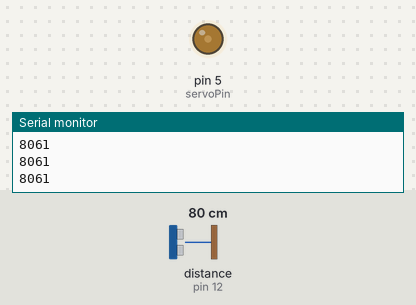
The sketch below on a simulated Arduino Uno, built with avr-gcc and run on an emulated ATmega328P. Shown: output pins drawn as LEDs (lit = HIGH), the last lines printed to the serial monitor. Inputs (shaded band) come from the test bench; at power-on: distance to the obstacle (sensor on pin 12) 80 cm. The echo pulse lasts 58.3 µs per cm.

Above: at 1.2 s.
1.3 s: distance to the obstacle (sensor on pin 12) set to 120 cm
At 2.0 s:
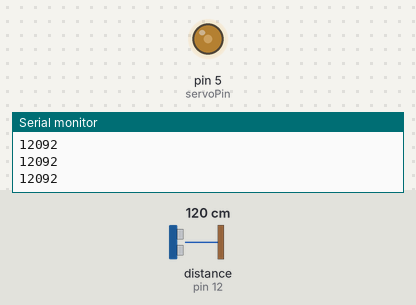
2.8 s: distance to the obstacle (sensor on pin 12) set to 250 cm
At 3.4 s:
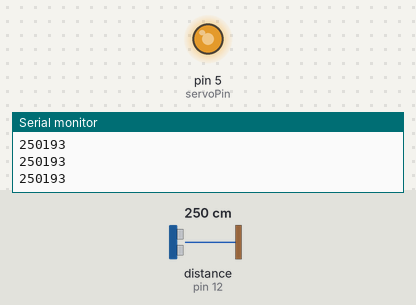
Timing chart, 0 to 5.8 s (numbered marks = the images above; inputs shaded):
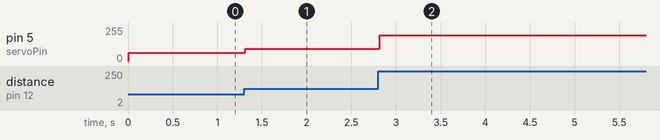

Measured:
- after the input at 1.3 s, pin 5 (servoPin): 61/255 → 92/255 at once
- after the input at 2.8 s, pin 5 (servoPin): 92/255 → 193/255 at once

The sketch:

opdracht15eDelano.ino
```cpp
/*Huiswerk Opdacht 15
Delano Koster 5035007

11-09-24
*/

#include <DistanceSensor.h>

const int servoPin = 5;
const int sonicTrig = 11;
const int sonicEcho = 12;

int distance = 0;

DistanceSensor USSensor(sonicTrig, sonicEcho);

void setup()
{
  Serial.begin(9600);
}

void loop()
{
  int distance = USSensor.getCM();

  Serial.print(distance);

  int value = map(distance, 0, 330, 0, 255);
  Serial.println(value);
  analogWrite(servoPin, value);
}
```
